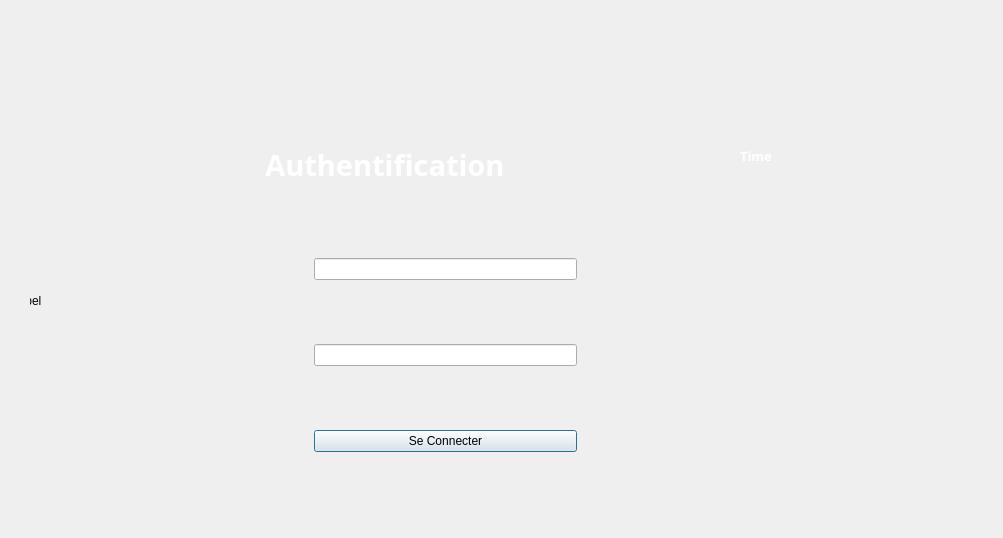
<?xml version="1.0" encoding="UTF-8"?>
<ui version="4.0">
 <class>authentification</class>
 <widget class="QDialog" name="authentification">
  <property name="geometry">
   <rect>
    <x>0</x>
    <y>0</y>
    <width>1003</width>
    <height>538</height>
   </rect>
  </property>
  <property name="windowTitle">
   <string>Dialog</string>
  </property>
  <widget class="QStackedWidget" name="stackedWidget_connexion">
   <property name="geometry">
    <rect>
     <x>30</x>
     <y>20</y>
     <width>961</width>
     <height>541</height>
    </rect>
   </property>
   <property name="styleSheet">
    <string notr="true"/>
   </property>
   <property name="currentIndex">
    <number>0</number>
   </property>
   <widget class="QWidget" name="page_3">
    <widget class="QLabel" name="incorrect_2">
     <property name="geometry">
      <rect>
       <x>357</x>
       <y>535</y>
       <width>521</width>
       <height>16</height>
      </rect>
     </property>
     <property name="styleSheet">
      <string notr="true">font-size:13px;
color:red;
background:none;</string>
     </property>
     <property name="text">
      <string/>
     </property>
    </widget>
    <widget class="QWidget" name="layoutWidget_2">
     <property name="geometry">
      <rect>
       <x>20</x>
       <y>180</y>
       <width>791</width>
       <height>311</height>
      </rect>
     </property>
     <layout class="QGridLayout" name="gridLayout_3">
      <item row="0" column="1">
       <widget class="QLineEdit" name="line_username_2">
        <property name="styleSheet">
         <string notr="true"/>
        </property>
       </widget>
      </item>
      <item row="1" column="1">
       <widget class="QLineEdit" name="line_password_2">
        <property name="styleSheet">
         <string notr="true"/>
        </property>
        <property name="echoMode">
         <enum>QLineEdit::Password</enum>
        </property>
       </widget>
      </item>
      <item row="2" column="1">
       <widget class="QPushButton" name="pushButton_2">
        <property name="text">
         <string>Se Connecter</string>
        </property>
       </widget>
      </item>
      <item row="0" column="2">
       <spacer name="horizontalSpacer_3">
        <property name="orientation">
         <enum>Qt::Horizontal</enum>
        </property>
        <property name="sizeHint" stdset="0">
         <size>
          <width>40</width>
          <height>20</height>
         </size>
        </property>
       </spacer>
      </item>
      <item row="0" column="0">
       <spacer name="horizontalSpacer_4">
        <property name="orientation">
         <enum>Qt::Horizontal</enum>
        </property>
        <property name="sizeHint" stdset="0">
         <size>
          <width>40</width>
          <height>20</height>
         </size>
        </property>
       </spacer>
      </item>
     </layout>
    </widget>
    <widget class="QWidget" name="layoutWidget_4">
     <property name="geometry">
      <rect>
       <x>130</x>
       <y>0</y>
       <width>531</width>
       <height>171</height>
      </rect>
     </property>
     <layout class="QVBoxLayout" name="verticalLayout_2"/>
    </widget>
    <widget class="QLabel" name="timer_2">
     <property name="geometry">
      <rect>
       <x>710</x>
       <y>100</y>
       <width>151</width>
       <height>71</height>
      </rect>
     </property>
     <property name="font">
      <font>
       <family>Perpetua Titling MT</family>
       <pointsize>10</pointsize>
       <weight>75</weight>
       <bold>true</bold>
      </font>
     </property>
     <property name="styleSheet">
      <string notr="true">color: rgb(255, 255, 255);</string>
     </property>
     <property name="text">
      <string>Time</string>
     </property>
    </widget>
    <widget class="QLabel" name="logo_2">
     <property name="geometry">
      <rect>
       <x>30</x>
       <y>50</y>
       <width>81</width>
       <height>101</height>
      </rect>
     </property>
     <property name="styleSheet">
      <string notr="true">image:url(:/new/prefix1/img/logo.png)</string>
     </property>
     <property name="text">
      <string/>
     </property>
    </widget>
    <widget class="QLabel" name="label22">
     <property name="geometry">
      <rect>
       <x>-40</x>
       <y>-60</y>
       <width>1111</width>
       <height>681</height>
      </rect>
     </property>
     <property name="minimumSize">
      <size>
       <width>1111</width>
       <height>681</height>
      </size>
     </property>
     <property name="text">
      <string>TextLabel</string>
     </property>
    </widget>
    <widget class="QLabel" name="label_4">
     <property name="enabled">
      <bool>true</bool>
     </property>
     <property name="geometry">
      <rect>
       <x>160</x>
       <y>60</y>
       <width>529</width>
       <height>169</height>
      </rect>
     </property>
     <property name="sizePolicy">
      <sizepolicy hsizetype="Preferred" vsizetype="Preferred">
       <horstretch>0</horstretch>
       <verstretch>0</verstretch>
      </sizepolicy>
     </property>
     <property name="font">
      <font>
       <family>Roman</family>
       <pointsize>22</pointsize>
       <weight>75</weight>
       <italic>false</italic>
       <bold>true</bold>
      </font>
     </property>
     <property name="styleSheet">
      <string notr="true">color: rgb(255, 255, 255);</string>
     </property>
     <property name="text">
      <string>          Authentification</string>
     </property>
    </widget>
    <zorder>label22</zorder>
    <zorder>incorrect_2</zorder>
    <zorder>layoutWidget_2</zorder>
    <zorder>layoutWidget_4</zorder>
    <zorder>timer_2</zorder>
    <zorder>logo_2</zorder>
    <zorder>label_4</zorder>
   </widget>
   <widget class="QWidget" name="page_4">
    <widget class="QLabel" name="label_5">
     <property name="geometry">
      <rect>
       <x>80</x>
       <y>110</y>
       <width>101</width>
       <height>31</height>
      </rect>
     </property>
     <property name="font">
      <font>
       <pointsize>14</pointsize>
      </font>
     </property>
     <property name="text">
      <string>User</string>
     </property>
    </widget>
    <widget class="QLabel" name="label_6">
     <property name="geometry">
      <rect>
       <x>80</x>
       <y>220</y>
       <width>121</width>
       <height>41</height>
      </rect>
     </property>
     <property name="font">
      <font>
       <pointsize>12</pointsize>
      </font>
     </property>
     <property name="text">
      <string>Mot De Passe</string>
     </property>
    </widget>
    <widget class="QLineEdit" name="lineEdit_usercre_2">
     <property name="geometry">
      <rect>
       <x>300</x>
       <y>120</y>
       <width>113</width>
       <height>22</height>
      </rect>
     </property>
    </widget>
    <widget class="QLineEdit" name="lineEdit_mdpcre_2">
     <property name="geometry">
      <rect>
       <x>300</x>
       <y>230</y>
       <width>113</width>
       <height>22</height>
      </rect>
     </property>
    </widget>
    <widget class="QPushButton" name="pushButton_creationcompte_2">
     <property name="geometry">
      <rect>
       <x>80</x>
       <y>330</y>
       <width>93</width>
       <height>28</height>
      </rect>
     </property>
     <property name="text">
      <string>Creer</string>
     </property>
    </widget>
    <widget class="QPushButton" name="pushButton_annulercnx_2">
     <property name="geometry">
      <rect>
       <x>200</x>
       <y>330</y>
       <width>93</width>
       <height>28</height>
      </rect>
     </property>
     <property name="text">
      <string>Annuler</string>
     </property>
    </widget>
   </widget>
  </widget>
 </widget>
 <resources/>
 <connections/>
</ui>
